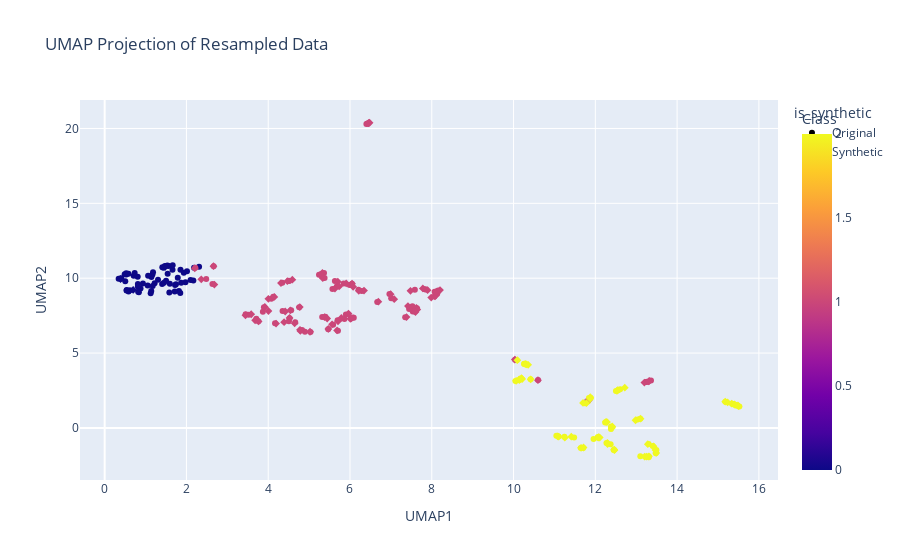

This figure's notebook cell:
### Code cell
import numpy as np
import pandas as pd
from umap import UMAP
import plotly.express as px
from sklearn.preprocessing import StandardScaler

# Apply standard scaling (if necessary)
scaler = StandardScaler()
X_scaled = scaler.fit_transform(X)  # Scale original dataset features
X_resampled_scaled = scaler.transform(X_resampled)  # Scale resampled dataset

# Step 1: Fit UMAP on the resampled dataset
umap = UMAP(n_components=2, init='random', random_state=42)
proj_resampled = umap.fit_transform(X_resampled_scaled)

# Step 2: Fit UMAP on the original dataset for comparison
proj_original = umap.transform(X_scaled)

# Step 3: Create a DataFrame to store UMAP projections for resampled data
df_resampled = pd.DataFrame(proj_resampled, columns=['UMAP1', 'UMAP2'])
df_resampled['Class'] = y_resampled  # Add class labels for resampled data

# Step 4: Identify synthetic points (newly added) by checking for duplicates
original_length = len(X)  # Number of instances before resampling
df_resampled['is_synthetic'] = ['Synthetic' if i >= original_length else 'Original' for i in range(len(X_resampled))]

# Step 5: Plot the result using Plotly
fig = px.scatter(
    df_resampled, x='UMAP1', y='UMAP2', 
    color='Class', symbol='is_synthetic', 
    title="UMAP Projection of Resampled Data",
    labels={'color': 'Class'}
)

# Display the plot
fig.show()

### Figure 1 — Plotly figure (JSON) as saved in the notebook; plotly's stock layout.template omitted (floating-point values rounded to 4 significant figures; data arrays with more than 128 entries replaced by an {"elided": "..."} marker saying what was removed)
{"data": [{"hovertemplate": "is_synthetic=Original<br>UMAP1=%{x}<br>UMAP2=%{y}<br>Class=%{marker.color}<extra></extra>", "legendgroup": "Original", "marker": {"color": {"elided": "178 int values"}, "coloraxis": "coloraxis", "symbol": "circle"}, "mode": "markers", "name": "Original", "orientation": "v", "showlegend": true, "type": "scatter", "x": {"elided": "178 float values"}, "xaxis": "x", "y": {"elided": "178 float values"}, "yaxis": "y"}, {"hovertemplate": "is_synthetic=Synthetic<br>UMAP1=%{x}<br>UMAP2=%{y}<br>Class=%{marker.color}<extra></extra>", "legendgroup": "Synthetic", "marker": {"color": [0, 0, 0, 1, 1, 1, 1, 1, 1, 1, 1, 1, 1, 1, 1, 1, 1, 1, 1, 1, 1, 1, 1, 1, 1, 1, 1, 1, 1, 1, 1, 1, 1, 1, 1, 1, 1, 1, 1, 1, 1, 1, 1, 1, 1, 1, 1, 1, 1, 1, 1, 1, 1, 1, 1, 1, 1, 1, 1, 1, 1, 1, 1, 1, 1, 1, 1, 1, 1, 1, 1, 1, 1, 1, 2, 2, 2, 2, 2, 2, 2, 2, 2, 2, 2, 2, 2, 2, 2, 2, 2, 2, 2, 2, 2, 2, 2, 2, 2, 2, 2, 2, 2, 2, 2, 2, 2, 2, 2, 2, 2, 2, 2, 2, 2, 2, 2, 2, 2, 2, 2, 2], "coloraxis": "coloraxis", "symbol": "diamond"}, "mode": "markers", "name": "Synthetic", "orientation": "v", "showlegend": true, "type": "scatter", "x": [0.6976, 1.48, 0.388, 5.022, 13.32, 13.2, 4.787, 3.68, 8.08, 2.684, 4.192, 5.377, 13.31, 6.478, 7.383, 2.363, 5.632, 2.204, 3.444, 5.471, 4.778, 5.684, 6.454, 4.004, 4.522, 4.416, 7.898, 11.84, 5.326, 4.54, 8.098, 7.782, 7.082, 7.479, 7.625, 7.418, 7.646, 4.005, 3.584, 6.45, 10.03, 4.388, 3.764, 3.918, 4.647, 5.563, 5.703, 6.007, 5.442, 7.571, 5.707, 7.601, 6.037, 5.271, 4.59, 5.734, 7.987, 6.994, 6.051, 8.202, 5.788, 4.772, 10.6, 5.963, 5.335, 2.661, 4.15, 4.312, 4.469, 5.907, 6.077, 6.343, 6.215, 6.694, 10.09, 10.29, 10.36, 10.32, 12.72, 12.55, 12.98, 13.11, 11.88, 15.49, 15.34, 10.19, 15.4, 11.87, 10.06, 10.21, 11.7, 12.41, 12.11, 13.47, 13.31, 13.49, 13.25, 12.09, 12.53, 12.26, 12.07, 15.5, 11.65, 11.71, 12.41, 15.18, 15.24, 10.14, 11.25, 11.78, 12.46, 11.1, 12.47, 13.21, 10.42, 11.08, 11.41, 12.29, 12.3, 13.42, 13.28, 12.3], "xaxis": "x", "y": [9.216, 10.76, 9.943, 6.424, 3.139, 3.029, 6.481, 7.19, 8.794, 9.575, 6.97, 7.395, 3.108, 20.38, 7.402, 9.928, 9.311, 10.66, 7.522, 6.615, 6.555, 6.512, 20.36, 8.625, 7.349, 7.776, 9.199, 1.833, 10.35, 7.853, 9.071, 9.318, 8.601, 9.155, 8.015, 8.135, 7.907, 7.808, 7.592, 20.36, 4.567, 7.062, 7.111, 8.079, 6.989, 6.917, 9.77, 7.292, 7.307, 7.807, 7.121, 7.741, 7.324, 10.24, 9.899, 9.448, 8.705, 8.933, 9.632, 9.207, 7.344, 8.072, 3.191, 7.635, 10.0, 10.8, 8.748, 9.674, 9.798, 9.654, 9.428, 9.175, 9.163, 8.43, 4.526, 4.268, 4.214, 4.247, 2.689, 2.515, 0.5127, 0.6165, 2.052, 1.502, 1.625, 3.322, 1.563, 1.949, 3.149, 3.269, 1.672, 0.09419, -0.644, -1.467, -1.9, -1.668, -1.923, -0.614, 2.48, 0.4099, -0.6382, 1.452, -1.326, -1.306, 0.008079, 1.754, 1.706, 3.198, -0.6523, 1.658, -1.448, -0.5766, -1.488, -1.92, 3.248, -0.5601, -0.5852, 0.3906, -0.9933, -1.232, -1.086, -1.073], "yaxis": "y"}], "layout": {"coloraxis": {"colorbar": {"title": {"text": "Class"}}, "colorscale": [[0, "#0d0887"], [0.1111, "#46039f"], [0.2222, "#7201a8"], [0.3333, "#9c179e"], [0.4444, "#bd3786"], [0.5556, "#d8576b"], [0.6667, "#ed7953"], [0.7778, "#fb9f3a"], [0.8889, "#fdca26"], [1, "#f0f921"]]}, "legend": {"title": {"text": "is_synthetic"}, "tracegroupgap": 0}, "title": {"text": "UMAP Projection of Resampled Data"}, "xaxis": {"anchor": "y", "domain": [0, 1], "title": {"text": "UMAP1"}}, "yaxis": {"anchor": "x", "domain": [0, 1], "title": {"text": "UMAP2"}}}}
